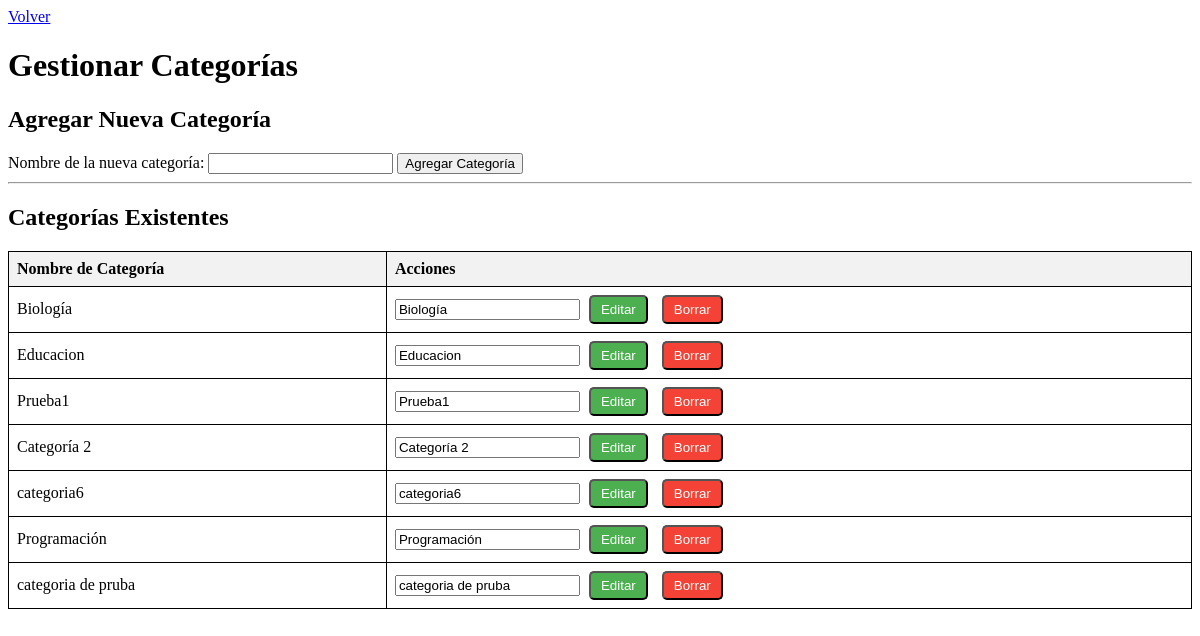
Page /api/gestionar-categorias/ on the committed database.
### api/models.py (models this page shows, shortened)
class Categoria(models.Model):
    nombre = models.CharField(max_length=100, unique=True)  # Nombre de la categoría

### api/views.py (the view, shortened to what this page needs)
# urls.py: path('gestionar-categorias/', views.gestionar_categorias, name='gestionarCategorias'),
def gestionar_categorias(request):
    categorias = Categoria.objects.all()  # Obtener todas las categorías
    return render(request, 'gestionarCategorias.html', {'categorias': categorias})

### api/templates/gestionarCategorias.html (shortened to what this page needs)
<!DOCTYPE html>
<html lang="en">
<head>
</head>
<body>
    <a href="{% url 'general' %}">Volver</a>
    <h1>Gestionar Categorías</h1>
    <h2>Agregar Nueva Categoría</h2>
    <form method="post">
        <label for="nombre">Nombre de la nueva categoría:</label>
        <input type="text" name="nombre" required>
        <button type="submit" name="agregar_categoria">Agregar Categoría</button>
    </form>
    <hr>
    <h2>Categorías Existentes</h2>
    <table>
        <thead>
            <tr>
                <th>Nombre de Categoría</th>
                <th>Acciones</th>
            </tr>
        </thead>
        <tbody>
            {% for categoria in categorias %}
                <tr>
                    <td>{{ categoria.nombre }}</td>
                    <td>
                        <form method="post" style="display:inline;">
                            <input type="text" name="nombre" value="{{ categoria.nombre }}" required>
                            <button type="submit" name="editar_categoria" class="action-button">Editar</button>
                        </form>
                        <form method="post" style="display:inline;">
                            <button type="submit" name="borrar_categoria" class="action-button delete-button">Borrar</button>
                        </form>
                    </td>
                </tr>
            {% empty %}
                <tr>
                    <td colspan="2">No hay categorías disponibles.</td>
                </tr>
            {% endfor %}
        </tbody>
    </table>
</body>
</html>

### api/templates/gestionarCategorias.html (style rules this page uses)
table { width: 100%; border-collapse: collapse; }
th, td { border: 1px solid black; padding: 8px; text-align: left; }
th { background-color: #f2f2f2; }
.action-button { margin: 0 5px; padding: 5px 10px; background-color: #4CAF50; color: white; text-decoration: none; border-radius: 5px; }
.delete-button { background-color: #f44336; }

### rows in the picture
Categoria: nombre "Biología"
Categoria: nombre "Educacion"
Categoria: nombre "Prueba1"
Categoria: nombre "Categoría 2"
Categoria: nombre "categoria6"
Categoria: nombre "Programación"
Categoria: nombre "categoria de pruba"
